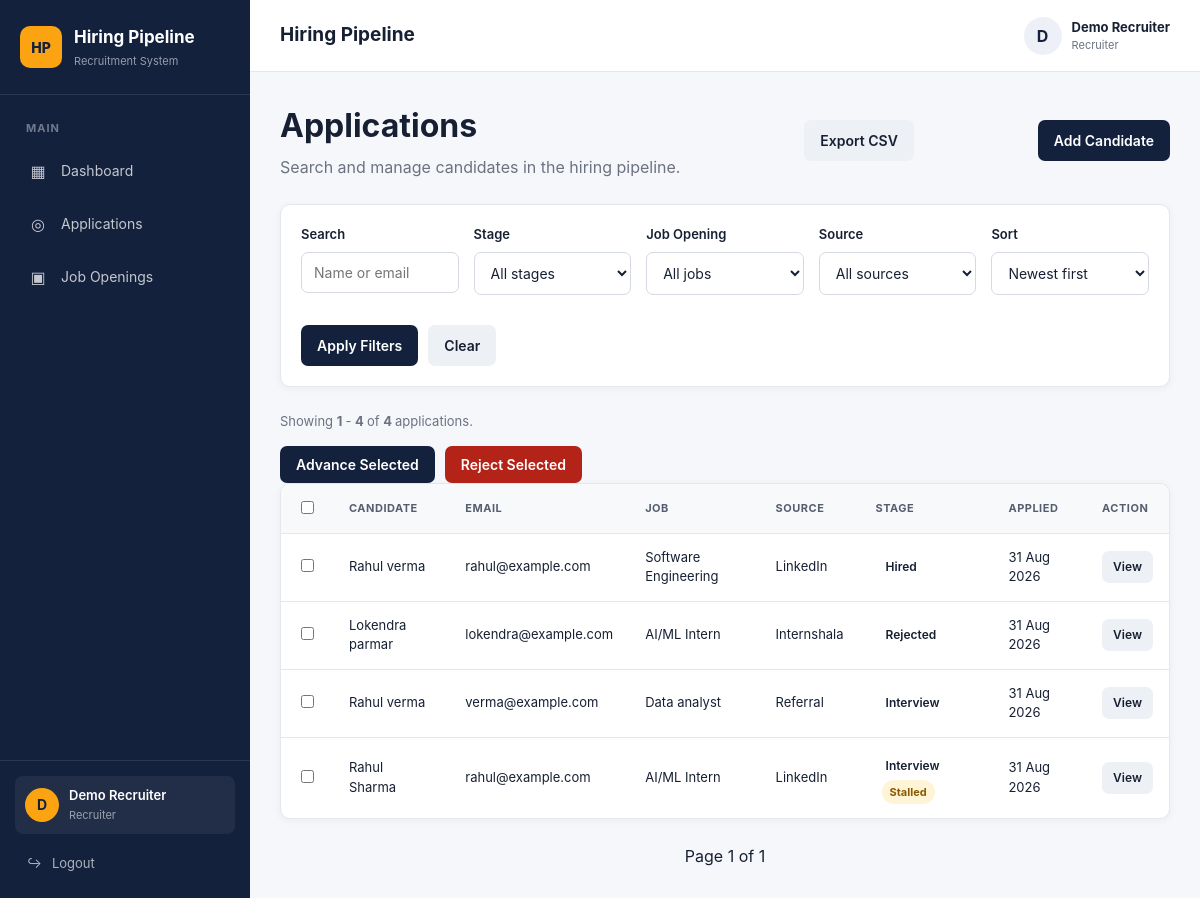
Page /applications/ (signed in) on the earlier database version.
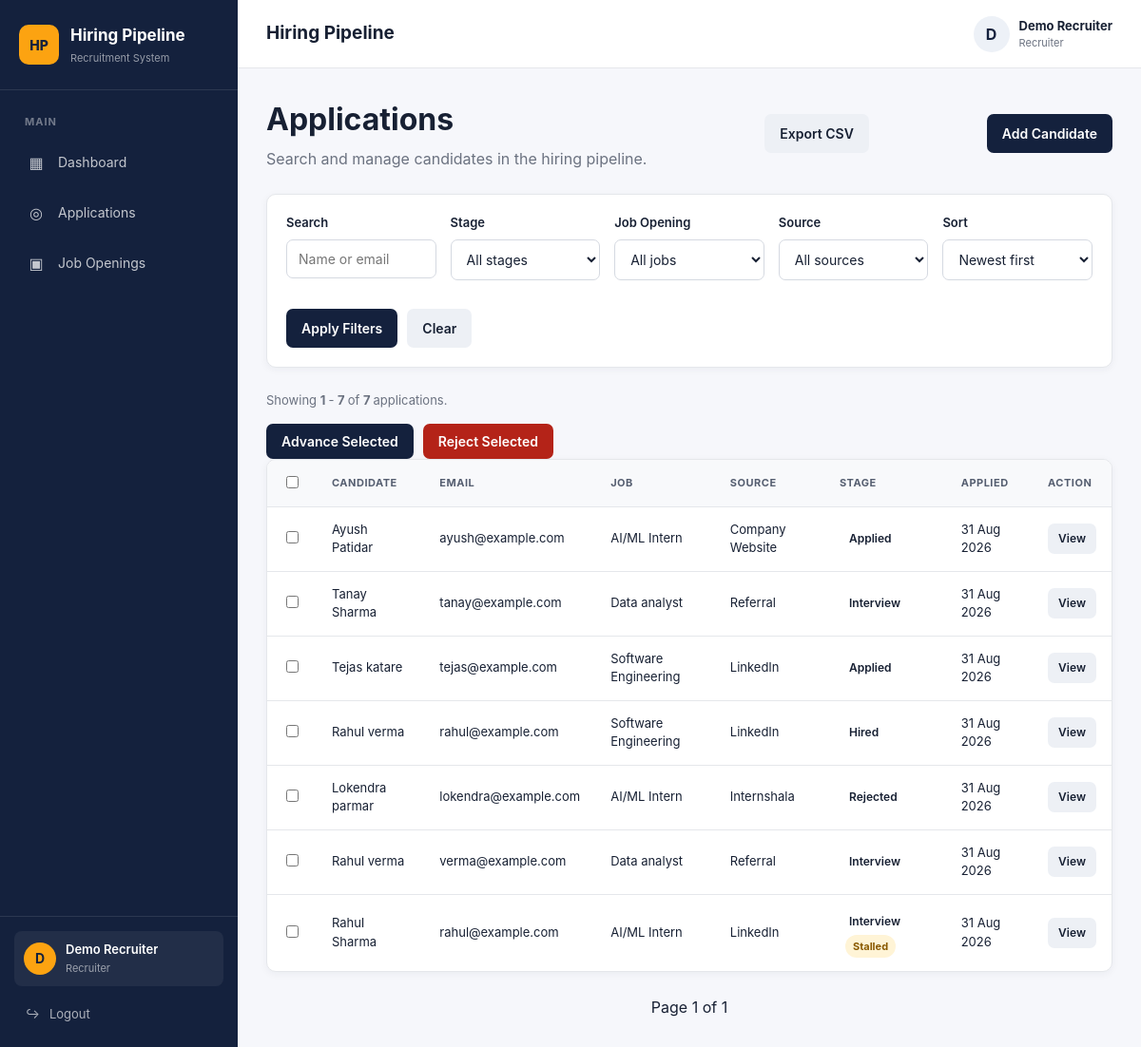
Same page on the later database version.
### models/application.py (models this page shows)
class Application(db.Model):
    __tablename__ = "applications"
    id = db.Column(
        db.Integer,
        primary_key=True
    )
    job_opening_id = db.Column(
        db.Integer,
        db.ForeignKey("job_openings.id"),
        nullable=False,
        index=True
    )
    candidate_name = db.Column(
        db.String(150),
        nullable=False
    )
    candidate_email = db.Column(
        db.String(150),
        nullable=False,
        index=True
    )
    source = db.Column(
        db.String(100),
        nullable=True
    )
    notes = db.Column(
        db.Text,
        nullable=True
    )
    stage = db.Column(
        db.String(30),
        nullable=False,
        default="Applied",
        index=True
    )
    applied_at = db.Column(
        db.DateTime,
        server_default=db.func.now()
    )
    stage_changed_at = db.Column(
        db.DateTime,
        server_default=db.func.now()
    )
    updated_at = db.Column(
        db.DateTime,
        server_default=db.func.now(),
        onupdate=db.func.now()
    )
    job = db.relationship(
        "JobOpening",
        back_populates="applications"
    )
    events = db.relationship(
        "ApplicationEvent",
        back_populates="application",
        lazy=True,
        order_by="ApplicationEvent.created_at"
    )

### models/job.py (models this page shows)
class JobOpening(db.Model):
    __tablename__ = "job_openings"
    id = db.Column(db.Integer, primary_key=True)
    title = db.Column(
        db.String(150),
        nullable=False
    )
    department = db.Column(
        db.String(100),
        nullable=False
    )
    description = db.Column(
        db.Text,
        nullable=True
    )
    status = db.Column(
        db.String(20),
        nullable=False,
        default="open",
        index=True
    )
    created_at = db.Column(
        db.DateTime,
        server_default=db.func.now()
    )
    updated_at = db.Column(
        db.DateTime,
        server_default=db.func.now(),
        onupdate=db.func.now()
    )
    applications = db.relationship(
        "Application",
        back_populates="job",
        lazy=True
    )
    description = db.Column(
        db.Text,
        nullable=True
    )
    status = db.Column(
        db.String(20),
        nullable=False,
        default="open"
    )
    created_at = db.Column(
        db.DateTime,
        server_default=db.func.now()
    )
    updated_at = db.Column(
        db.DateTime,
        server_default=db.func.now(),
        onupdate=db.func.now()
    )
    applications = db.relationship(
        "Application",
        back_populates="job",
        lazy=True
    )

### routes/applications.py (the view, shortened to what this page needs)
@applications_bp.route("/")
@role_required("recruiter")
def application_list():
    search = request.args.get(
        "search",
        ""
    ).strip()
    stage = request.args.get(
        "stage",
        ""
    ).strip()
    job_id = request.args.get(
        "job_id",
        ""
    ).strip()
    source = request.args.get(
        "source",
        ""
    ).strip()
    sort = request.args.get(
        "sort",
        "newest"
    ).strip()
    page = request.args.get(
        "page",
        1,
        type=int
    )
    if page < 1:
        page = 1
    query = Application.query
    if stage:
        query = query.filter(
            Application.stage == stage
        )
    if source:
        query = query.filter(
            Application.source == source
        )
    if sort == "oldest":
        query = query.order_by(
            Application.applied_at.asc()
        )
    elif sort == "stage":
        query = query.order_by(
            Application.stage.asc()
        )
    elif sort == "updated":
        query = query.order_by(
            Application.updated_at.desc()
        )
    elif sort == "name_asc":
        query = query.order_by(
            Application.candidate_name.asc()
        )
    elif sort == "name_desc":
        query = query.order_by(
            Application.candidate_name.desc()
        )
    else:
        sort = "newest"
        query = query.order_by(
            Application.applied_at.desc()
        )
    pagination = query.paginate(
        page=page,
        per_page=10,
        error_out=False
    )
    applications = pagination.items
    for application in applications:
        application.is_stalled = (
            is_application_stalled(application)
            and not is_stall_dismissed(application)
        )
    jobs = (
        JobOpening.query
        .order_by(JobOpening.title)
        .all()
    )
    sources = (
        db.session.query(
            Application.source
        )
        .filter(
            Application.source.isnot(None),
            Application.source != ""
        )
        .distinct()
        .order_by(
            Application.source
        )
        .all()
    )
    sources = [
        item[0]
        for item in sources
    ]
    stages = [
        "Applied",
        "Screening",
        "Interview",
        "Offer",
        "Hired",
        "Rejected"
    ]
    return render_template(
        "applications/list.html",
        applications=applications,
        pagination=pagination,
        jobs=jobs,
        stages=stages,
        sources=sources,
        search=search,
        selected_stage=stage,
        selected_job=job_id,
        selected_source=source,
        selected_sort=sort
    )

### utils/stalled.py (called while the page is built)
def is_application_stalled(application):
    if application.stage in TERMINAL_STAGES:
        return False
    if not application.stage_changed_at:
        return False
    cutoff = datetime.utcnow() - timedelta(
        days=STALLED_DAYS
    )
    return application.stage_changed_at < cutoff

def is_stall_dismissed(application):
    dismissal = (
        StalledDismissal.query
        .filter_by(
            application_id=application.id,
            stage=application.stage,
            stage_started_at=application.stage_changed_at
        )
        .first()
    )
    return dismissal is not None

### templates/applications/list.html (shortened to what the changed rows need)
{% extends "base.html" %}
{% block content %}
<div class="page-header">
    <div>
        <h1>Applications</h1>
    </div>
</div>
{% if applications %}
<div class="results-info">
    Showing
    <strong>
        {{ pagination.first }}
    </strong>
    -
    <strong>
        {{ pagination.last }}
    </strong>
    of
    <strong>
        {{ pagination.total }}
    </strong>
    applications.
</div>
<form
    id="bulk-form"
    method="POST"
>
<div class="bulk-actions">
    <button
        type="submit"
        class="btn"
        formaction="{{ url_for(
            'applications.bulk_advance'
        ) }}"
    >
        Advance Selected
    </button>
    <button
        type="submit"
        class="btn-danger"
        formaction="{{ url_for(
            'applications.bulk_reject'
        ) }}"
        onclick="return confirm(
            'Reject selected applications?'
        )"
    >
        Reject Selected
    </button>
</div>
<table>
    <thead>
        <tr>
            <th>
                <input
                    type="checkbox"
                    id="select-all"
                >
            </th>
            <th>Candidate</th>
            <th>Email</th>
            <th>Job</th>
            <th>Source</th>
            <th>Stage</th>
            <th>Applied</th>
            <th>Action</th>
        </tr>
    </thead>
    <tbody>
        {% for application in applications %}
        <tr>
            <td>
                <input
                    type="checkbox"
                    name="application_ids"
                    value="{{ application.id }}"
                    class="application-checkbox"
                >
            </td>
            <td>
                {{ application.candidate_name }}
            </td>
            <td>
                {{ application.candidate_email }}
            </td>
            <td>
                {{ application.job.title }}
            </td>
            <td>
                {{ application.source or "-" }}
            </td>
            <td>
                <span class="status">
                    {{ application.stage }}
                </span>
                {% if application.is_stalled %}
                    <span class="stalled-badge">
                        Stalled
                    </span>
                {% endif %}
            </td>
            <td>
                {% if application.applied_at %}
                    {{ application.applied_at.strftime(
                        "%d %b %Y"
                    ) }}
                {% endif %}
            </td>
            <td>
                <a
                    href="{{ url_for(
                        'applications.application_detail',
                        application_id=application.id
                    ) }}"
                    class="small-btn"
                >
                    View
                </a>
            </td>
        </tr>
        {% endfor %}
    </tbody>
</table>
</form>
<div class="pagination">
    <span>
        Page
        {{ pagination.page }}
        of
        {{ pagination.pages }}
    </span>
</div>
{% endif %}
{% endblock %}

Differences in the rows shown:
added Application: candidate_name "Ayush Patidar", candidate_email "ayush@example.com", job "AI/ML Intern", source "Company Website", stage "Applied", applied_at "31 Aug 2026"
added Application: candidate_name "Tanay Sharma", candidate_email "tanay@example.com", job "Data analyst", source "Referral", stage "Interview", applied_at "31 Aug 2026"
added Application: candidate_name "Tejas katare", candidate_email "tejas@example.com", job "Software Engineering", source "LinkedIn", stage "Applied", applied_at "31 Aug 2026"
Other differences:
{{ pagination.last }}: "4" → "7"
{{ pagination.total }}: "4" → "7"
